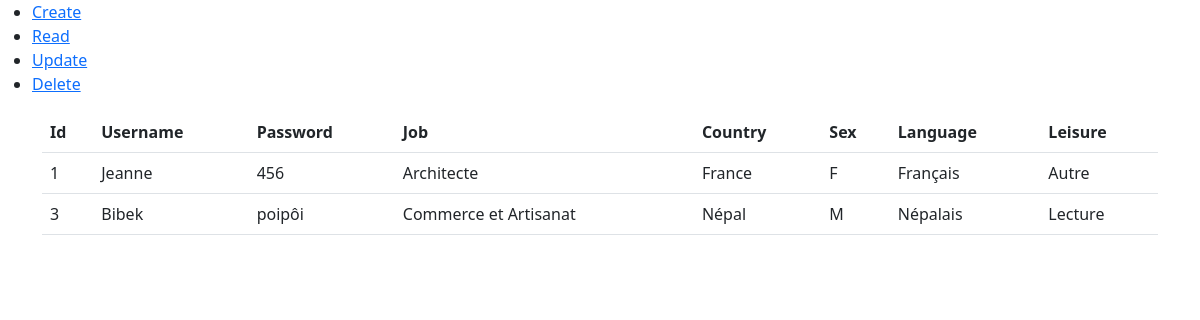
Screenshot of /?crud=read&id=1 with the database file from the repository.
### tables this page shows
CREATE TABLE `user` (
  `id` int(11) NOT NULL,
  `username` varchar(100) NOT NULL,
  `password` varchar(100) NOT NULL,
  `job` varchar(100) NOT NULL,
  `country` varchar(100) NOT NULL,
  `sex` varchar(10) NOT NULL,
  `language` varchar(100) NOT NULL,
  `leisure` varchar(255) NOT NULL
);

### src/BDD.php (called while the page is built, shortened)
<?php
class BDD
{
    private string $host;
    private string $dbName;
    private string $user;
    private string $password;
    public static $pdo;
    public function __construct(string $host, string $dbName, string $user, string $password)
    {
        $this->host = $host;
        $this->dbName = $dbName;
        $this->user = $user;
        $this->password = $password;
    }
    public function initBdd(){
        BDD::$pdo = new \PDO($this->host . "; " . $this->dbName, $this->user, $this->password);
        BDD::$pdo->setAttribute(\PDO::ATTR_ERRMODE, \PDO::ERRMODE_EXCEPTION);
    }
    public function selectAll($classString){
        $request = BDD::$pdo->query("SELECT * FROM $classString");
        return $request->fetchall(\PDO::FETCH_CLASS, 'App\\Crud\\' . ucfirst($classString));
    }
}

### src/User.php (called while the page is built, shortened)
<?php
class User
{
    private int $id;
    private string $username;
    private string $password;
    private string $job;
    private string $country;
    private string $sex;
    private string $language;
    private string $leisure;
    public function getId(): int
    {
        return $this->id;
    }
    public function getUsername(): string
    {
        return $this->username;
    }
    public function getPassword(): string
    {
        return $this->password;
    }
    public function getJob(): string
    {
        return $this->job;
    }
    public function getCountry(): string
    {
        return $this->country;
    }
    public function getSex(): string
    {
        return $this->sex;
    }
    public function getLanguage(): string
    {
        return $this->language;
    }
    public function getLeisure(): string
    {
        return $this->leisure;
    }
}

### src/Table.php (the view, shortened to what this page needs)
<?php
class Table
{
    public static function drawTable($objects){
        $head = '';
        $rows = '';
        $ref = new \ReflectionClass($objects[0]);
        $properties = $ref->getProperties();
        foreach ($properties as $property) {
            $prop = ucfirst($property->getName());
            $head .= "<th>$prop</th>";
        }
        foreach ($objects as $object){
            $rows.= "<tr>";
            foreach ($properties as $property){
                $method = 'get' . ucfirst($property->getName());
                if (method_exists($object, $method)) {
                    $result = $object->$method();
                    $rows.= "<td>$result</td>";
                }
            }
            $rows .= "<tr>";
        }
        $table = "<div class='container'><table class='table'><thead><tr>$head</tr></thead><tbody>$rows</tbody></table</div>";
        echo $table;
    }
}

### index.php (shortened to what this page needs)
<?php
$bdd = new BDD("mysql:host=localhost", "dbname=crudpoo", "root", "");
$bdd->initBdd();
?>
<!DOCTYPE html>
<html lang="en">
<head>
    <link rel="stylesheet" href="https://cdn.jsdelivr.net/npm/bootstrap@5.3.0-alpha1/dist/css/bootstrap.min.css">
</head>
<body>
    <nav>
        <ul>
            <li><a href="?crud=create">Create</a></li>
            <li><a href="?crud=read&id=1">Read</a></li>
            <li><a href="?crud=update&id=1">Update</a></li>
            <li><a href="?crud=delete">Delete</a></li>
        </ul>
    </nav>
    <?php
    if(isset($_GET['crud'])){
        if($_GET["crud"] === "read"){
            $users = $bdd->selectAll('user');
            Table::drawTable($users);
        }
    }
    ?>
</body>
</html>

### rows the page displays
user: id "1", username "Jeanne", password "456", job "Architecte", country "France", sex "F", language "Français", leisure "Autre"
user: id "3", username "Bibek", password "poipôi", job "Commerce et Artisanat", country "Népal", sex "M", language "Népalais", leisure "Lecture"

### other values shown
$prop "Id"
$prop "Username"
$prop "Password"
$prop "Job"
$prop "Country"
$prop "Sex"
$prop "Language"
$prop "Leisure"
